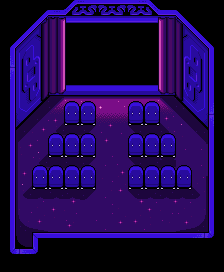

Tiled map render using the project's own tile images. Description and the whole map definition, tile-layer contents included, below:
An orthogonal 14x17 tile map with 16x16 px tiles, 5 tile layers (Back, Back2, Buildings, Front, ...), 1 hidden layer not drawn, 2 tilesets.

<map version="1.8" tiledversion="1.8.5" orientation="orthogonal" renderorder="right-down" compressionlevel="0" width="14" height="17" tilewidth="16" tileheight="16" infinite="0" nextlayerid="11" nextobjectid="1">
 <properties>
  <property name="IgnoreLightingTiles" type="bool" value="true" />
  <property name="Warp" value="1 16 MovieTheater 10 4" />
 </properties>
 <tileset firstgid="1" name="movieScreen_TileSheet" tilewidth="16" tileheight="16" tilecount="320" columns="20">
  <image source="PlanetariumCustomInterior.png" width="320" height="256" />
 </tileset>
 <tileset firstgid="321" name="paths" tilewidth="16" tileheight="16" tilecount="36" columns="4">
  <image source="paths.png" width="64" height="144" />
 </tileset>
 <layer id="1" name="Back" width="14" height="17">
  <data encoding="csv">
0,0,0,0,0,0,0,0,0,0,0,0,0,0,
0,0,0,0,0,0,0,0,0,0,0,0,0,0,
0,0,0,0,0,0,0,0,0,0,0,0,0,0,
0,0,0,0,0,0,0,0,0,0,0,0,0,0,
0,0,0,0,0,0,0,0,0,0,0,0,0,0,
0,0,0,0,0,0,0,0,0,0,0,0,0,0,
0,122,123,124,125,126,127,128,129,130,131,132,133,0,
0,142,143,144,145,146,147,148,149,150,151,152,153,0,
0,162,163,164,165,166,167,168,169,170,171,172,173,0,
0,182,183,184,185,186,187,188,189,190,191,192,193,0,
0,202,203,204,205,206,168,167,209,210,211,212,213,0,
0,222,223,224,225,226,271,270,229,230,231,232,233,0,
0,242,243,244,245,167,168,188,249,250,251,252,253,0,
0,262,263,264,265,187,188,270,263,264,265,272,273,0,
0,282,283,285,285,285,285,285,285,285,285,292,293,0,
0,302,0,290,0,186,186,186,186,0,0,0,0,0,
0,0,0,0,0,0,0,0,0,0,0,0,0,0
</data>
 </layer>
 <layer id="9" name="Back2" width="14" height="17">
  <data encoding="csv">
0,0,0,0,0,0,0,0,0,0,0,0,0,0,
0,0,0,329,0,0,0,0,0,0,0,0,0,0,
0,0,0,329,0,0,0,0,0,0,329,329,329,329,
0,0,0,0,0,0,0,0,0,0,329,329,329,329,
0,0,0,0,0,0,0,0,0,0,0,0,0,0,
0,0,0,0,0,0,0,0,0,0,329,0,0,0,
0,0,0,0,0,0,0,0,0,0,0,0,0,329,
0,0,0,0,0,0,0,0,0,0,0,0,0,329,
0,0,0,0,0,0,0,0,0,0,0,0,0,0,
0,0,0,0,0,0,0,0,0,0,168,168,168,168,
0,0,0,0,0,0,0,0,0,0,0,168,168,0,
0,0,0,0,0,0,0,0,0,0,0,0,0,168,
0,0,0,0,0,206,0,0,0,0,0,0,0,0,
0,0,0,0,0,0,0,0,0,0,0,0,0,0,
0,0,0,0,264,0,168,0,0,270,0,0,0,0,
0,0,0,0,0,0,0,0,0,0,0,0,0,0,
0,0,0,0,0,0,0,0,0,0,0,0,0,0
</data>
 </layer>
 <layer id="2" name="Buildings" width="14" height="17">
  <data encoding="csv">
1,2,3,4,5,6,7,8,9,10,11,12,13,14,
21,22,23,24,25,26,27,28,29,30,31,32,33,34,
41,42,43,44,45,46,47,48,49,50,51,52,53,54,
61,62,63,64,65,66,67,68,69,70,71,72,73,74,
81,82,83,84,85,86,87,88,89,90,91,92,93,94,
101,102,103,104,105,106,107,108,109,110,111,112,113,114,
121,0,0,0,0,0,0,0,0,0,0,0,0,134,
141,0,0,0,197,197,0,0,197,197,0,0,0,154,
161,0,0,0,0,0,0,0,0,0,0,0,0,174,
181,0,0,197,197,197,0,0,197,197,197,0,0,194,
201,0,0,0,0,0,0,0,0,0,0,0,0,214,
221,0,0,0,0,0,0,0,197,197,197,197,0,234,
241,0,0,0,0,0,0,0,0,0,0,0,0,254,
261,0,0,0,0,0,0,0,0,0,0,0,0,274,
281,0,0,0,0,0,0,0,0,0,0,0,0,294,
301,0,303,1,1,1,1,1,1,1,1,1,1,1,
0,0,0,0,0,0,0,0,0,0,0,0,0,0
</data>
 </layer>
 <layer id="3" name="Front" width="14" height="17">
  <data encoding="csv">
0,0,0,0,0,0,0,0,0,0,0,0,0,0,
0,0,0,0,0,0,0,0,0,0,0,0,0,0,
0,0,0,0,0,0,0,0,0,0,0,0,0,0,
0,0,0,0,0,0,0,0,0,0,0,0,0,0,
0,0,0,0,0,0,0,0,0,0,0,0,0,0,
0,0,0,0,0,0,0,0,0,0,0,0,0,0,
0,0,0,0,177,177,0,0,177,177,0,0,0,0,
0,0,0,0,0,0,0,0,0,0,0,0,0,0,
0,0,0,177,177,177,0,0,177,177,177,0,0,0,
0,0,0,0,0,0,0,0,0,0,0,0,0,0,
0,0,177,177,177,177,0,0,177,177,177,177,0,0,
0,0,197,197,197,197,0,0,0,0,0,0,0,0,
0,0,0,0,0,0,0,0,0,0,0,0,0,0,
0,0,0,0,0,0,0,0,0,0,0,0,0,0,
0,0,216,217,218,219,220,235,236,237,238,239,240,0,
0,215,0,0,0,0,0,0,0,0,0,0,0,0,
0,0,0,0,0,0,0,0,0,0,0,0,0,0
</data>
 </layer>
 <layer id="4" name="AlwaysFront" width="14" height="17">
  <data encoding="csv">
0,0,0,0,0,0,0,0,0,0,0,0,0,0,
0,0,0,0,0,0,0,0,0,0,0,0,0,0,
0,0,0,0,0,0,0,0,0,0,0,0,0,0,
0,0,0,0,0,0,0,0,0,0,0,0,0,0,
0,0,0,0,0,0,0,0,0,0,0,0,0,0,
0,0,0,0,0,0,0,0,0,0,0,0,0,0,
0,0,0,0,0,0,0,0,0,0,0,0,0,0,
0,0,0,0,0,0,0,0,0,0,0,0,0,0,
0,0,0,0,0,0,0,0,0,0,0,0,0,0,
0,0,0,0,0,0,0,0,0,0,0,0,0,0,
0,0,0,0,0,0,0,0,0,0,0,0,0,0,
0,0,0,0,0,0,0,0,0,0,0,0,0,0,
0,0,0,0,0,0,0,0,0,0,0,0,0,0,
0,0,0,0,0,0,0,0,0,0,0,0,0,0,
0,0,0,0,0,0,0,0,0,0,0,0,0,0,
0,0,0,0,0,0,0,0,0,0,0,0,0,0,
1,1,1,1,1,1,1,1,1,1,1,1,1,1
</data>
 </layer>
 <layer id="10" name="Paths" width="14" height="17" visible="0">
  <data encoding="csv">
0,0,0,0,0,0,0,0,0,0,0,0,0,0,
0,0,329,329,329,329,329,329,329,329,329,329,0,0,
0,0,329,329,329,329,329,329,329,329,329,329,0,0,
0,0,329,329,329,329,329,329,329,329,329,329,0,0,
0,0,329,329,329,329,329,329,329,329,329,329,0,0,
0,0,329,329,329,329,329,329,329,329,329,329,0,0,
0,0,0,0,0,0,0,0,0,0,0,0,0,0,
0,0,0,0,0,0,0,0,0,0,0,0,0,0,
0,0,0,0,0,0,0,0,0,0,0,0,0,0,
0,0,0,0,0,0,0,0,0,0,0,0,0,0,
0,0,0,0,0,0,0,0,0,0,0,0,0,0,
0,0,0,0,0,0,0,0,0,0,0,0,0,0,
0,0,0,0,0,0,0,0,0,0,0,0,0,0,
0,0,0,0,0,0,0,0,0,0,0,0,0,0,
0,0,0,0,0,0,0,0,0,0,0,0,0,0,
0,0,0,0,0,0,0,0,0,0,0,0,0,0,
0,0,0,0,0,0,0,0,0,0,0,0,0,0
</data>
 </layer>
 <objectgroup id="5" name="Back" />
 <objectgroup id="6" name="Buildings" />
 <objectgroup id="7" name="Front" />
 <objectgroup id="8" name="AlwaysFront" />
</map>
